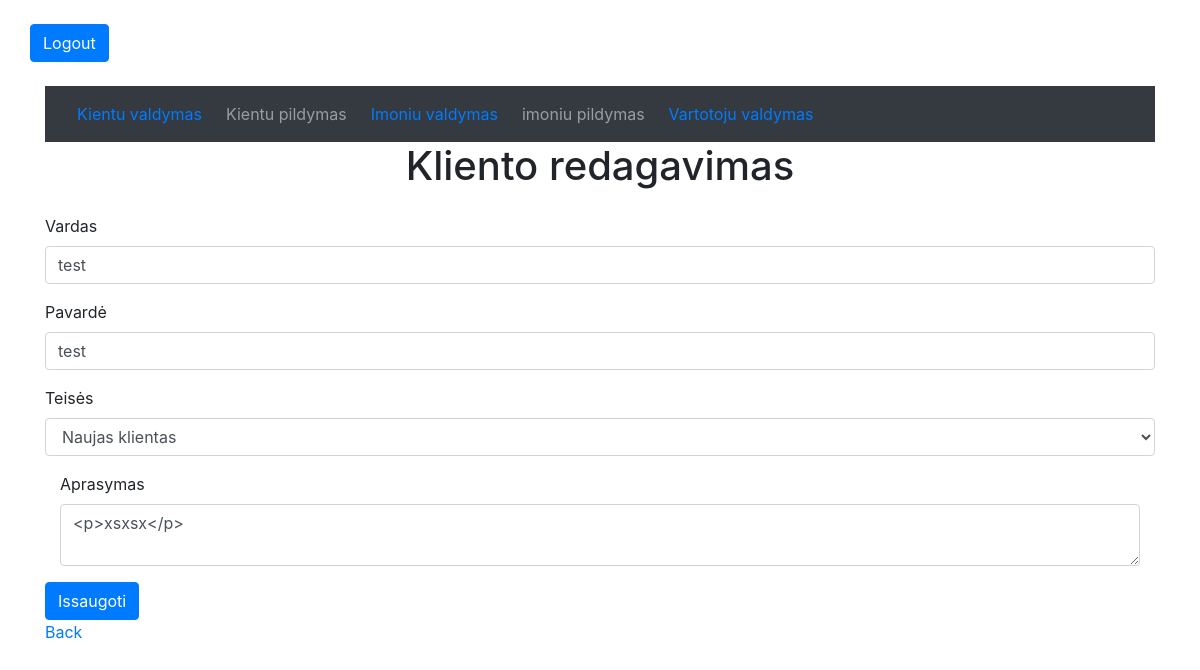
Screenshot of /klientaiEdit.php?ID=69 (signed in) with the database file from the repository.
### tables this page shows
CREATE TABLE IF NOT EXISTS `klientai` (
  `ID` int(4) NOT NULL AUTO_INCREMENT,
  `vardas` varchar(120) NOT NULL,
  `pavarde` varchar(120) NOT NULL,
  `teises_id` int(4) NOT NULL,
  `aprasymas` text NOT NULL,
  `imones_id` int(120) NOT NULL,
  `pridejimo_data` date NOT NULL,
  PRIMARY KEY (`ID`)
);

### klientaiEdit.php (the view, shortened to what this page needs)
<?php require_once ("prijungimas.php"); ?>
<!DOCTYPE html>
<html lang="en">
<head>
    <?php require_once("priedai.php"); ?>
</head>
<body>
<?php require_once("prsijunges.php"); ?>
<?php if($varT[3] != 3) { ?>
<?php
if(isset($_GET["ID"])) {
    $id = $_GET["ID"];
    $sql = "SELECT * FROM `klientai` WHERE `ID` = $id";
    $result = mysqli_query($prisijungimas, $sql);
    if($result->num_rows == 1) {
        $klientas = mysqli_fetch_array($result);
        $hideForm = false;
    } else {
        echo "ivyko kazkas blogai";
        $hideForm = true;
    }
}
?>
<div class="container">
<?php require_once("priedai/menu.php"); ?>
</nav>
    <?php if($hideForm == false) { ?>
            <h1>Kliento redagavimas</h1>
            <form action="klientaiEdit.php" method="post">
                <div class="form-group">
                    <label for="vardas">Vardas</label>
                    <input class="form-control" type="text" name="vardas" value="<?php echo $klientas["vardas"] ?>" />
                </div>
                <div class="form-group">
                    <label for="pavarde">Pavardė</label>
                    <input class="form-control" type="text" name="pavarde" value="<?php echo $klientas["pavarde"] ?>"/>
                </div>
                <div class="form-group">
                    <label for="teises_id">Teisės</label>
                    <select class="form-control" name="teises_id">
                    <?php
                         $sql = "SELECT * FROM klientai_teises";
                         $result = $prisijungimas->query($sql);
                         while($clientRights = mysqli_fetch_array($result)) {
                            if($klientas["teises_id"] == $clientRights["reiksme"] ) {
                                echo "<option value='".$clientRights["reiksme"]."' selected='true'>";
                            }  else {
                                echo "<option value='".$clientRights["reiksme"]."'>";
                            }
                                echo $clientRights["pavadinimas"];
                            echo "</option>";
                        }
                        ?>
                    </select>
                </div>
                <div class="form-group">
                    <div class="col-lg-12">
                        <label for="aprasymas">Aprasymas</label>
                        <textarea class="form-control" type="text" id="aprasymas" name="aprasymas"><?php echo $klientas["aprasymas"]; ?></textarea>
                    </div>
                </div>
                <button class="btn btn-primary" type="submit" name="submit">Issaugoti</button>
                <br>
                <a href="klientai.php">Back</a>
            </form>
        <?php } else { ?>
        <?php } ?>
    </div>
    <?php } else {
        echo "Error 404";
        echo "<br>";
        echo "<a href='klientai.php'>Back</a>"; } ?>
</body>
</html>

### klientaiEdit.php (style rules this page uses)
.container { margin-bottom: 24px; }
h1 { text-align: center; }
form { margin-top: 24px; }

### rows the page displays
klientai: vardas "test", pavarde "test", aprasymas "<p>xsxsx</p>"

### other values shown
form field teises_id "Naujas klientas"
